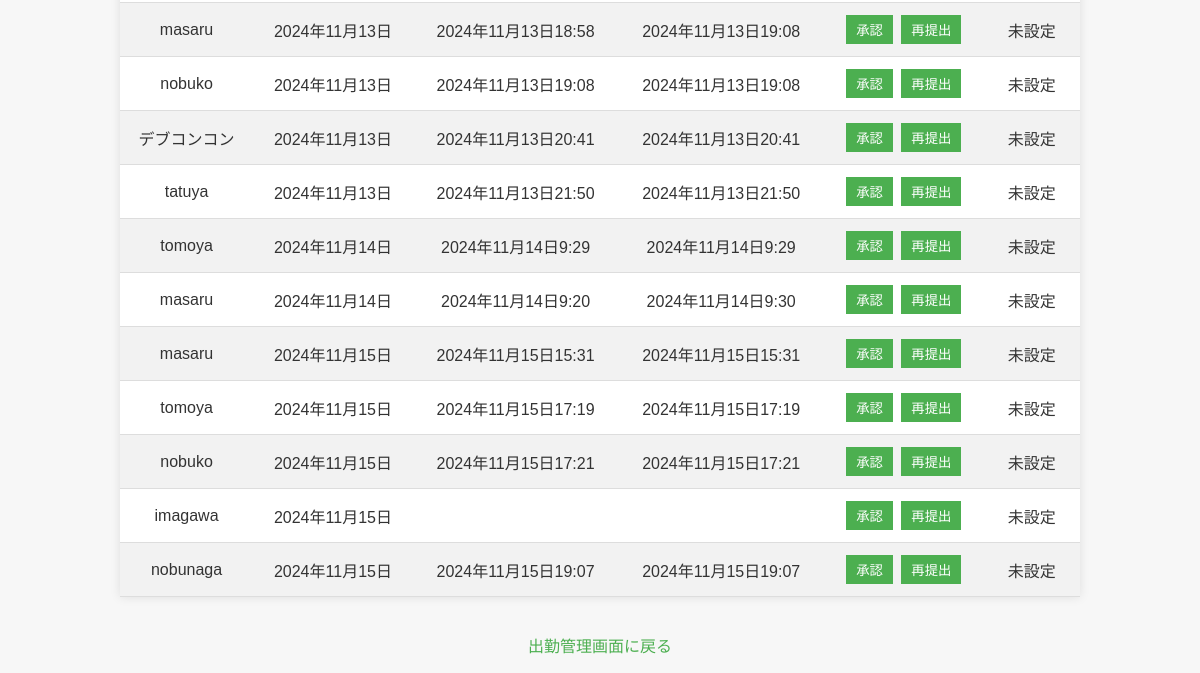
Page /attendance/approval/ (signed in, lower part) on the earlier database version.
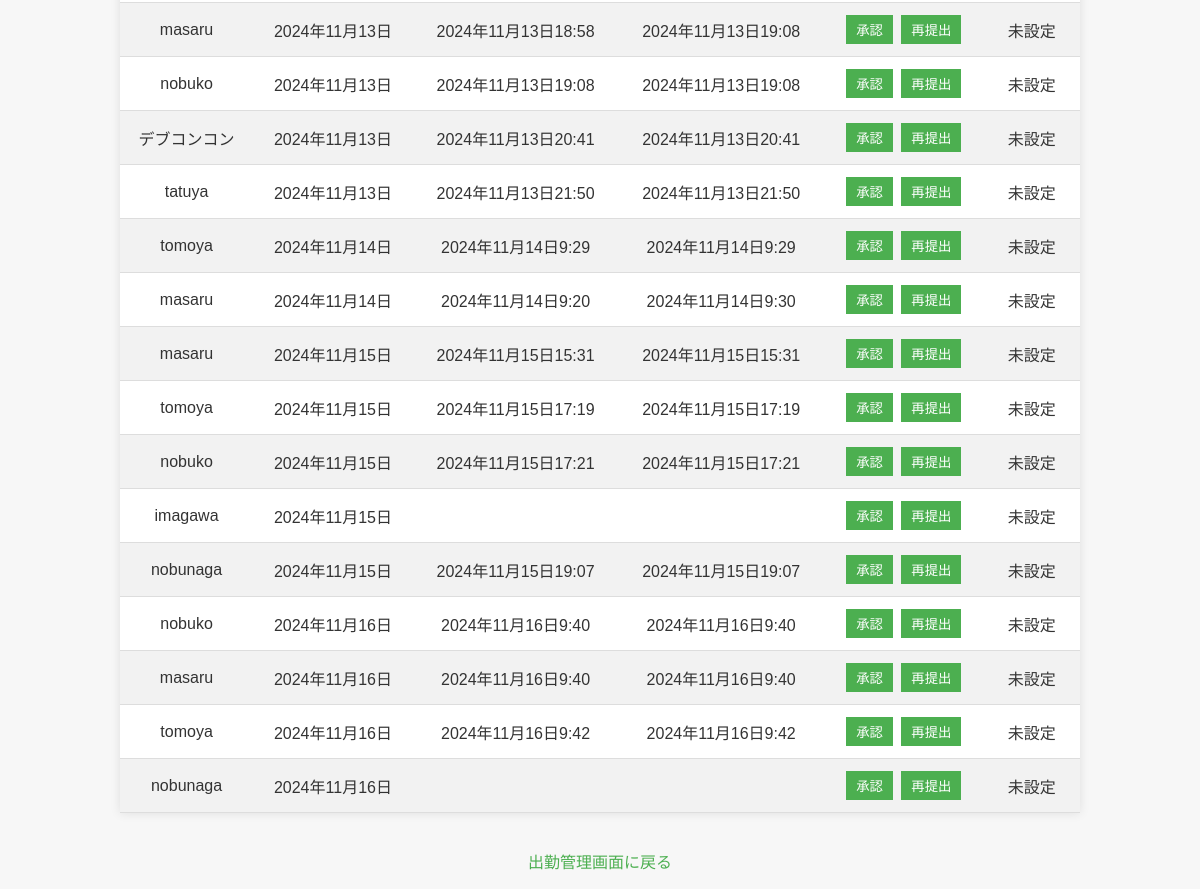
Same page on the later database version.
### attendance_system/models.py (models this page shows, shortened)
class Attendance(models.Model):
    STATUS_CHOICES = [
        ('unupdated', '未更新'),
        ('pending', '申請中'),
        ('approved', '承認済み'),
        ('rejected', '再提出'),
    ]
    user = models.ForeignKey(User, on_delete=models.CASCADE)  # ユーザーとのリレーション
    check_in = models.DateTimeField(null=True, blank=True)  # 出勤時間
    check_out = models.DateTimeField(null=True, blank=True)  # 退勤時間
    date = models.DateField(default=now)  # 日付
    status = models.CharField(
        max_length=20,
        choices=STATUS_CHOICES,
        default='unupdated'  # デフォルトは未更新
    )
    is_approved = models.BooleanField(default=None, null=True, blank=True)  # 承認状態
    @property
    def status_display(self):
        return dict(self.STATUS_CHOICES).get(self.status, "未設定")

### attendance_system/views.py (the view, shortened to what this page needs)
# urls.py: path('attendance/approval/', views.attendance_approval, name='attendance_approval'),
@login_required
def attendance_approval(request):
    attendances = Attendance.objects.all()
    return render(request, "attendance_system/attendance_approval.html", {"attendances": attendances})

### attendance_system/templates/attendance_system/attendance_approval.html (shortened to what this page needs)
<!DOCTYPE html>
<html lang="ja">
<head>
</head>
<body>
    <table>
        <tbody>
            {% if attendances %}
                {% for attendance in attendances %}
                <tr>
                    <td>{{ attendance.user.username }}</td>
                    <td>{% if attendance.date %}{{ attendance.date }}{% endif %}</td>
                    <td>{% if attendance.check_in %}{{ attendance.check_in }}{% endif %}</td>
                    <td>{% if attendance.check_out %}{{ attendance.check_out }}{% endif %}</td>
                    <td>
                        <form method="post" action=".">
                            <button type="submit" name="action" value="approve" class="btn btn-success btn-sm">承認</button>
                            <button type="submit" name="action" value="resubmit" class="btn btn-warning btn-sm">再提出</button>
                        </form>
                    </td>
                    <td>{{ attendance.status_display }}</td>
                </tr>
                {% endfor %}
            {% else %}
                <tr>
                    <td colspan="6">出退勤データがありません</td>
                </tr>
            {% endif %}
        </tbody>
    </table>
    <p><a href="{% url 'attendance' %}">出勤管理画面に戻る</a></p>
</body>
</html>

Differences in the rows shown:
added Attendance: user.username "nobuko", date "2024年11月16日", check_in "2024年11月16日9:40", check_out "2024年11月16日9:40", status_display "未設定"
added Attendance: user.username "masaru", date "2024年11月16日", check_in "2024年11月16日9:40", check_out "2024年11月16日9:40", status_display "未設定"
added Attendance: user.username "tomoya", date "2024年11月16日", check_in "2024年11月16日9:42", check_out "2024年11月16日9:42", status_display "未設定"
added Attendance: user.username "nobunaga", date "2024年11月16日", status_display "未設定"
